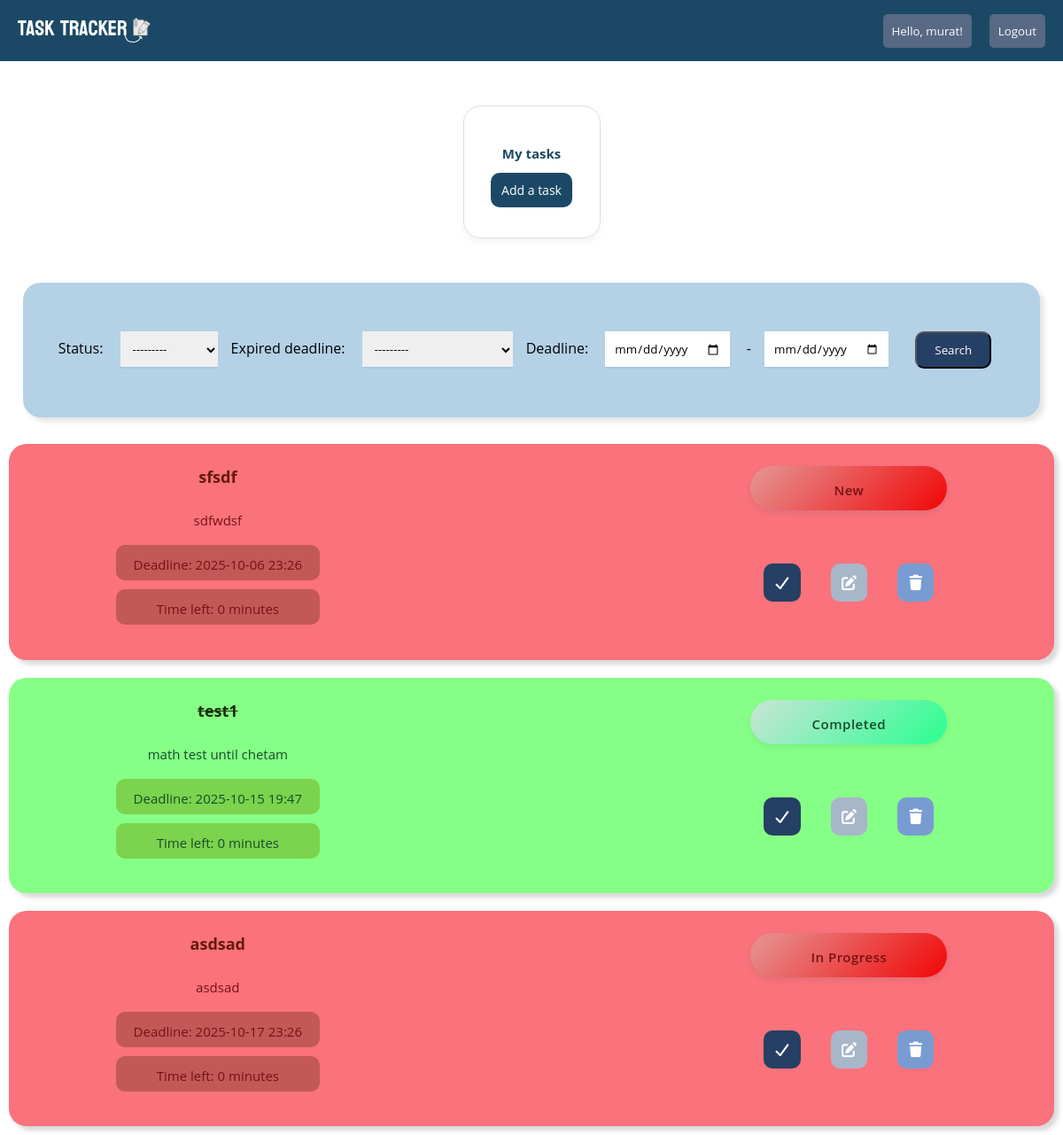
Page / (signed in) on the earlier database version.
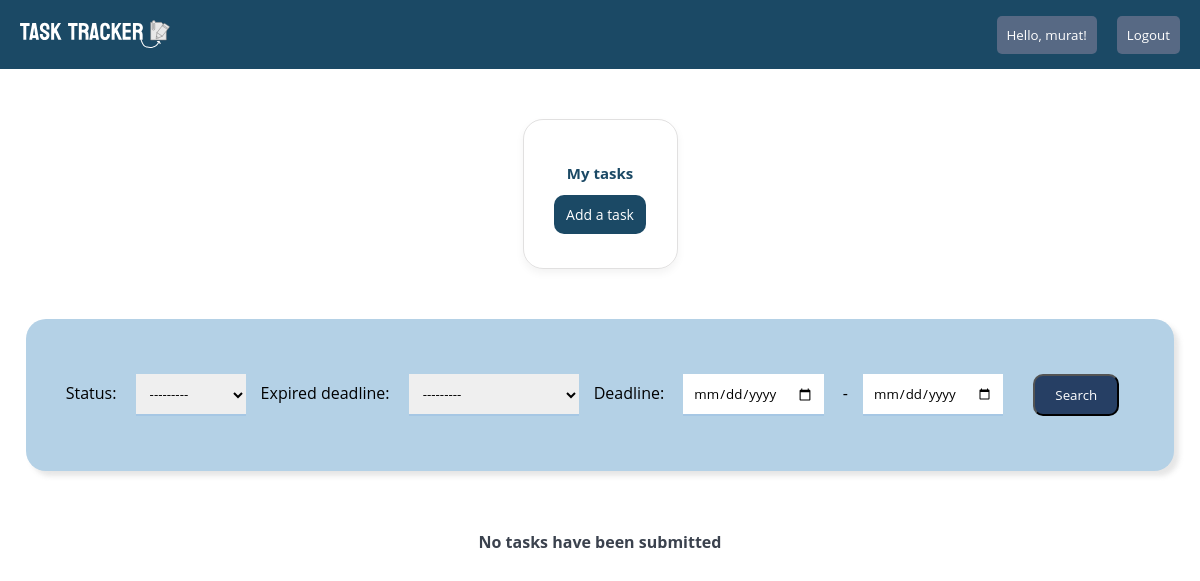
Same page on the later database version.
### todo/models.py (models this page shows, shortened)
class Task(models.Model):
    new_status="new"
    in_progress_status="in_progress"
    done_status="done"
    CHOICE_STATUS=[
        (new_status,"New"),
        (in_progress_status,"In progress"),
        (done_status,"Completed"),
    ]
    title=models.CharField(max_length=200)
    description=models.TextField(blank=True)
    deadline=models.DateTimeField()
    is_notified=models.BooleanField(default=False)
    status=models.CharField(max_length=20,choices=CHOICE_STATUS,default=new_status)
    created_at=models.DateTimeField(auto_now_add=True)
    user_owner=models.ForeignKey(User,on_delete=models.CASCADE)

### todo/views.py (the view)
# urls.py: 2. Add a URL to urlpatterns:  path('', views.home, name='home')
@login_required
def home(request):
    tasks=Task.objects.filter(user_owner=request.user).order_by("deadline")
    myfilter=TaskFilter(request.GET,queryset=tasks)
    tasks=myfilter.qs
    now=timezone.now()
    for task in tasks:
        if task.deadline<now:
            task.deadline_status="overdue"
        elif task.deadline-now <= timedelta(hours=24):
            task.deadline_status="inprogress"
        else:
            task.deadline_status="normal"
    return render(request,"todo_folder/home.html",{"tasks":tasks, "choice_status": Task.CHOICE_STATUS,"myfilter":myfilter,})

### todo/templates/todo_folder/home.html (shortened to what this page needs)
{% load static %}
<!DOCTYPE html>
<html lang="en">
<head>
    <link rel="stylesheet" href="{% static 'css/home.css' %}">
    <link rel="stylesheet" href="https://cdnjs.cloudflare.com/ajax/libs/font-awesome/7.0.1/css/all.min.css" />
</head>
<body>
    <nav>
        <div class="logo"><a href="{% url 'home' %}"><img class="logo_pic" src="{% static 'img/logo.svg' %}"></a></div>
        <ul class="nav-links">
            <button class="login1"><a href="{% url 'login' %}">Hello, {{request.user}}!</a></button>
            <button class="login1"><a href="{% url 'logout' %}">Logout</a></button>
        </ul>
    </nav>
    {% block content %}
    <div class="filter_and_tasks">
    <div class="main_container">
    <div class="buttons">
    <h3 class="text_main">My tasks</h3>
    <a class="add_tasks" href="{% url 'task_create' %}"> Add a task </a>
    </div>
</div>
<div class="main_box_for_filter">
<div class="box_for_filter">
    <form class="filtering" method="get">
    {{ myfilter.form.as_p }}
    <button class="submit_btn" type="submit">Search</button>
    </form>
</div>
</div>
</div>
    <ul>
        {% for task in tasks %}
        <div class="all">
       <div class="box
        {% if task.status == 'done' %}done
        {% elif task.deadline_status == 'overdue' %}overdue
        {% elif task.deadline_status == 'inprogress' %}inprogress
        {% endif %}">
        <table class="task-table">
        <div class="all_requirements">
            <div class="top-section">
            <p class="text1"><strong> {{task.title}}</strong></p>
            <p class="text">{{task.description}}</p>
            <div class="deadline-view">
            <p class="text">Deadline: {{ task.deadline|date:"Y-m-d H:i"}}<br></p>
            </div>
            <div class="time-view">
            <p class="text">Time left: {{ task.deadline|timeuntil }} </p>
            </div>
            <form action="{% url 'task_change_status' task.pk %}" method="POST">
                <option value="{{ key }}" {% if task.status == key %}selected="selected" {% endif %}>{{ label }}</option>
            </form>
        </div>
        </table>
        <div class="bottom-section">
          <div class="status-view">
            <p class="text">{{ task.get_status_display }}</p>
            </div>
            <div class="btns">
            <a class="done_btn" href="{%url 'task_mark_done' task.pk %}"><i class="fa-solid fa-check" ></i></a>
            <a class="update_btn" href="{% url 'task_update' task.pk %}"><i class="fa-solid fa-pen-to-square"></i></a>
            <a class="delete_btn" href="{% url 'task_delete' task.pk %}"><i class="fa-solid fa-trash"></i></a>
            </div>
        </div>
    </div>
    </div>
        {% empty %}
        <p class="no-text">No tasks have been submitted</p>
        {% endfor %}
    </ul>
    {% endblock %}
</body>
</html>

### todo/static/css/home.css (style rules this page uses)
* { margin: 0; padding: 0; box-sizing: border-box; font-family: 'Open Sans', sans-serif; }
nav { background: #1b4965; color: white; display: flex; justify-content: space-between; align-items: center; padding: 10px 20px; }
.logo_pic { width: 150px; cursor: pointer; }
.nav-links { display: flex; list-style: none; gap: 20px; z-index: 1000; }
.register1, .login1 { background-color: #576984; color: #fff; padding: 10px 10px; border-radius: 5px; border: none; }
.register1 a, .login1 a { color: #fff; text-decoration: none; }
.submit_btn { background-color: #263f64; color: #fff; padding: 10px 20px; margin: 15px; border-radius: 10px; cursor: pointer; border-color: none; outline: none; }
.filtering { display: flex; flex-wrap: wrap; justify-content: center; margin: 20px; padding: 20px; }
.main_container { display: flex; background: transparent; border: 1.5px solid rgba(179, 178, 178, 0.4); justify-content: center; width: 155px; border-radius: 20px; align-items: center; height: 150px; margin-top: 50px; box-shadow: 0 4px 8px rgba(0, 0, 0, 0.05); }
.text_main { color: #1b4965; font-size: 15px; margin-bottom: 20px; text-align: center; align-items: center; }
.add_tasks { background-color: #1b4965; color: white; font-size: 14px; padding: 10px 12px; width: 100%; border-radius: 10px; text-decoration: none; }
.no-text { text-align: center; color: #3b424e; font-weight: bold; margin-top: 40px; }
.box_for_filter { display: flex; box-shadow: 5px 5px 5px rgba(150, 149, 149, 0.238); background-color: #b4d1e6; width: 100%; border-radius: 20px; }
.main_box_for_filter { display: flex; justify-content: center; padding: 20px; margin-top: 30px; }
#id_deadline_time_0, #id_deadline_time_1, #id_expired_date, #id_status { border: none; border-bottom: 2px solid #a6c7e4; border-radius: 0px; outline: none; padding: 10px; margin: 15px; }
.filter_and_tasks { display: flex; justify-content: center; flex-wrap: wrap; }
.box, .main_container, .filtering { animation: fadeInUp 0.7s; }

Differences in the rows shown:
removed Task: title "sfsdf", description "sdfwdsf", deadline "2025-10-06 23:26", deadline "0 minutes", status "New"
removed Task: title "test1", description "math test until chetam", deadline "2025-10-15 19:47", deadline "0 minutes", status "Completed"
removed Task: title "asdsad", description "asdsad", deadline "2025-10-17 23:26", deadline "0 minutes", status "In Progress"
Other differences:
text now shown: "No tasks have been submitted"
